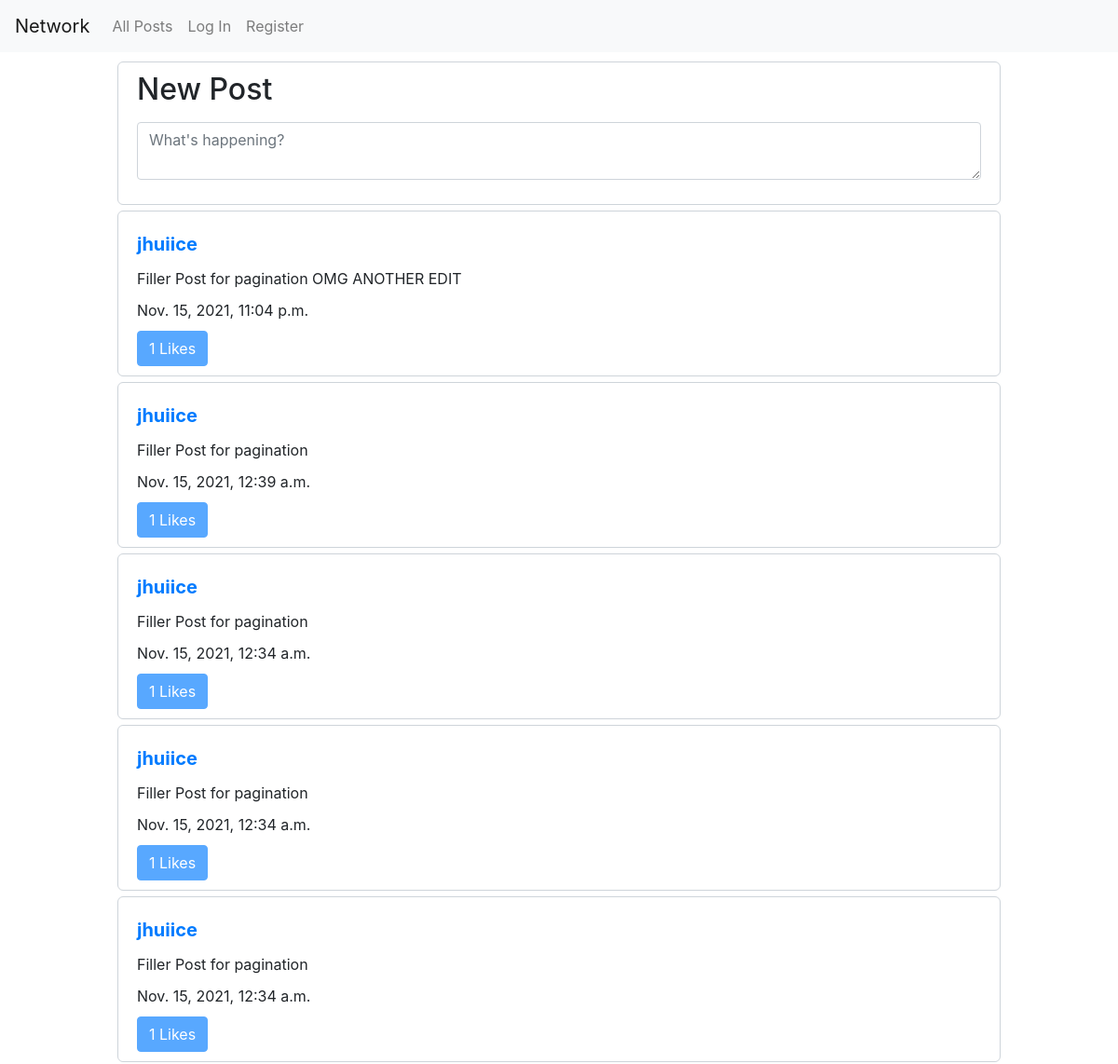
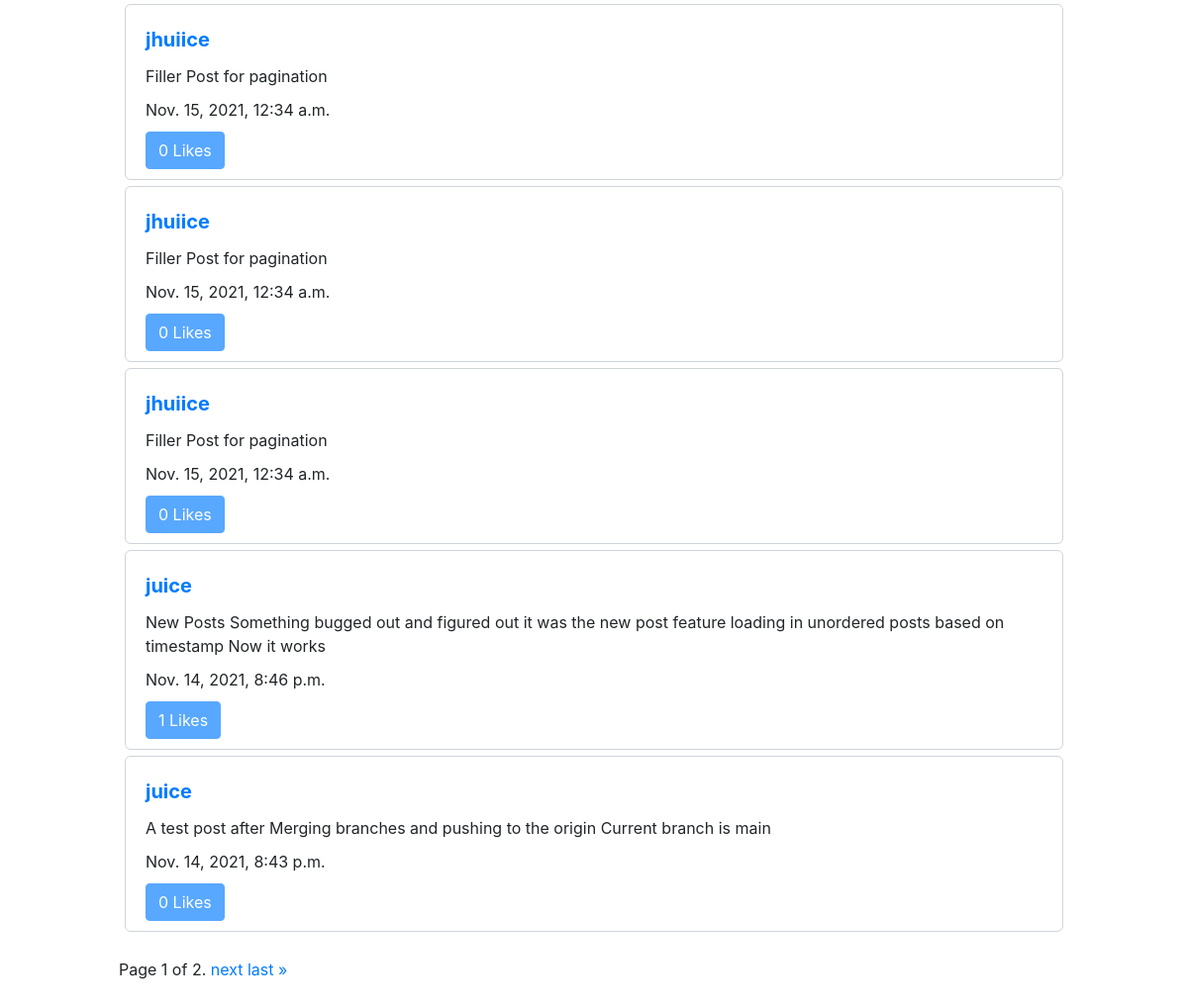
Before: / with the older database file (2 pictures, top to bottom).
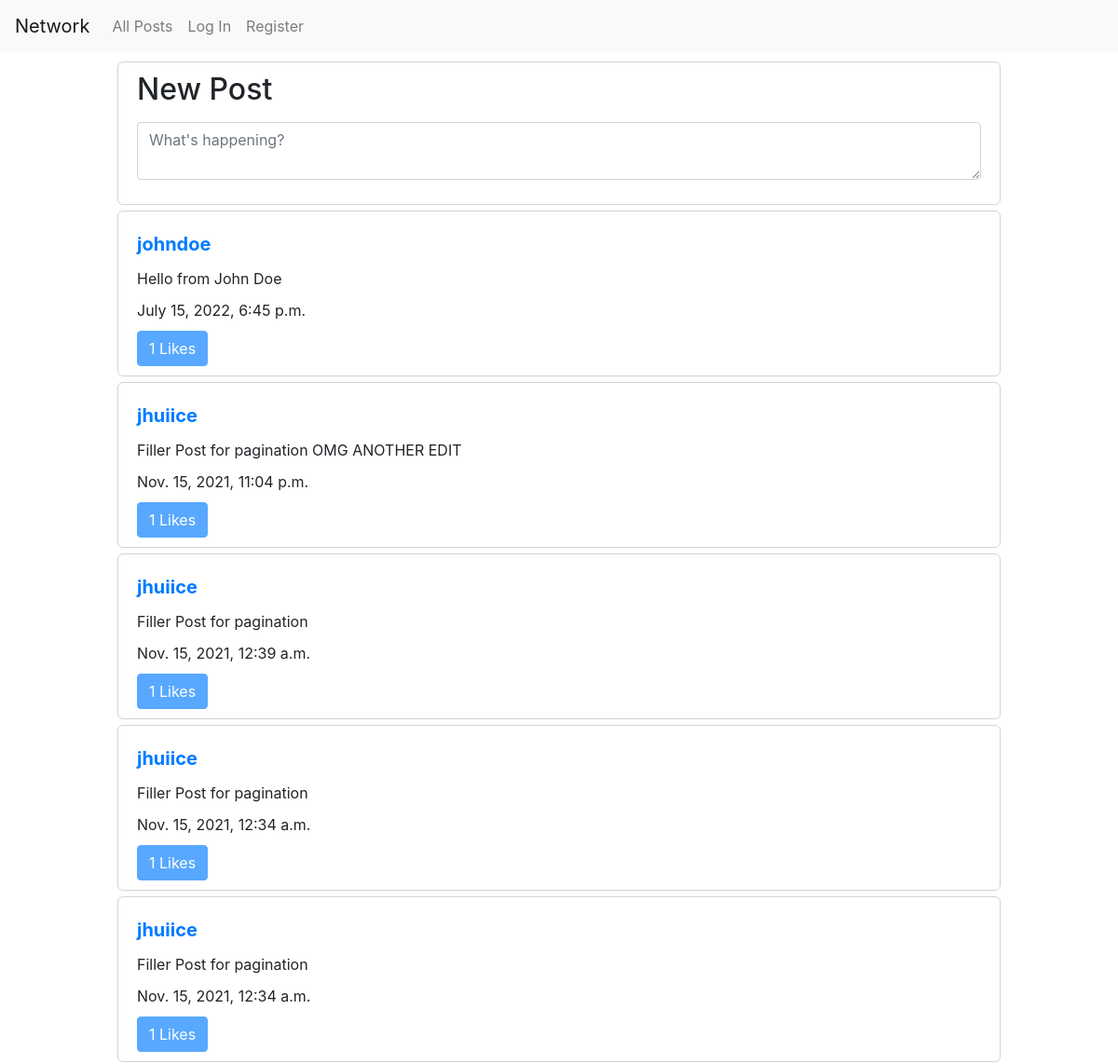
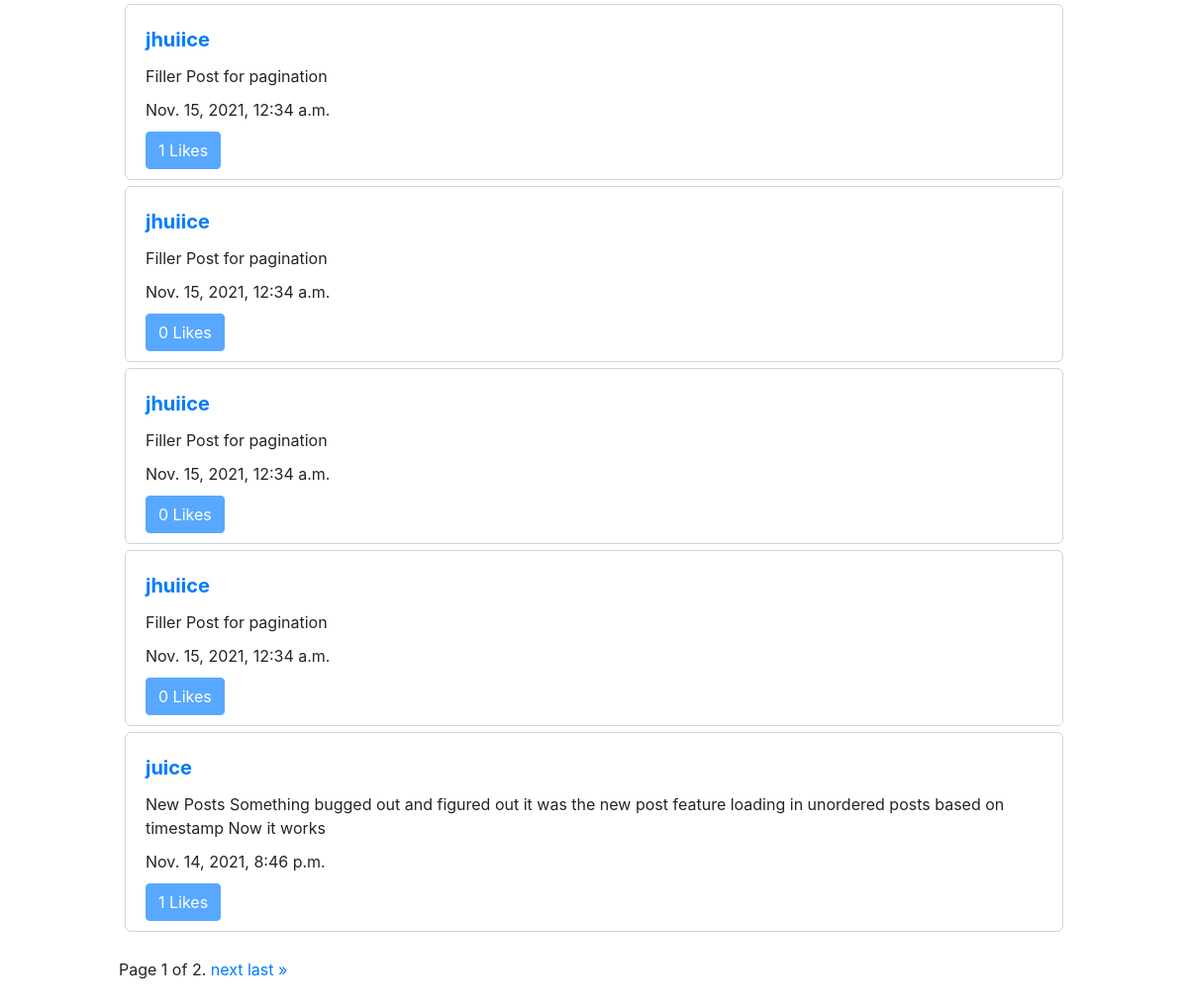
After: the same page with the newer database file (2 pictures, top to bottom).
### network/models.py (models this page shows, shortened)
class Posts(models.Model):
    post_id = models.BigAutoField(primary_key=True)
    content = models.CharField(max_length=256)
    likes = models.IntegerField(default=0)
    dislikes = models.IntegerField(default=0)
    liked = models.ManyToManyField(
        User, default=None, blank=True, related_name="post_likes")
    timestamp = models.DateTimeField(auto_now_add=True)
    user = models.ForeignKey(User, on_delete=CASCADE)

class User(AbstractUser):
    pass

### network/views.py (the view)
# urls.py: path("", views.index, name="index"),
def index(request):
    all_posts = Posts.objects.all()
    ordered_posts = order_posts(all_posts)
    paginator = Paginator(ordered_posts, 10)
    page_number = request.GET.get('page')
    page_obj = paginator.get_page(page_number)
    return render(request, "network/index.html",
                  {
                      "posts": page_obj
                  })

### network/views.py (called while the page is built)
def order_posts(posts):
    ordered_posts = []
    for post in posts:
        ordered_posts.append(post)
    length_ = len(ordered_posts)
    for i in range(length_):
        for j in range(length_-i-1):
            if (ordered_posts[j].timestamp < ordered_posts[j+1].timestamp):
                temp = ordered_posts[j]
                ordered_posts[j] = ordered_posts[j+1]
                ordered_posts[j+1] = temp
    return ordered_posts

### network/templates/network/index.html (shortened to what this page needs)
{% extends "network/layout.html" %}
{% block body %}
    <div id="post-form-container">
        <form id="post-form" action="{% url 'new_post' %}" method="POST">
            <div class="form-group blue-border-focus">
                <h2><label for="exampleFormControlTextarea4">New Post</label></h2>
                <textarea maxlength="256" id="exampleFormControlTextarea4" class="form-control form-post-content" name="content" placeholder="What's happening?"></textarea>
            </div>
        </form>
    </div>
    <div id="posts-container">
        {% if posts %}
            {% for post in posts %}
                <div class="post-container">
                    <div class="username-container">
                        <span class="post-username">
                            <a href="{% url 'profile' post.user.username %}">{{post.user.username}}</a>
                        </span>
                    </div>
                    <div class="post-content" data-post_id={{post.post_id}}>
                        <span>{{post.content}}</span>
                    </div>
                    <div class="timestamp">
                        <span>{{post.timestamp}}</span>
                    </div>
                    <div id="hearts" data-post_likes={{post.likes}} data-post_id={{post.post_id}} >
                        {% if user.is_authenticated %}
                            {% if user in post.liked.all %}
                            <button class="btn btn-primary btn-small likes liked" onclick="like_post(event)">
                            {% else %}
                            <button class="btn btn-primary btn-small likes unliked" onclick="like_post(event)">
                            {% endif %}
                                {{post.likes}} Likes</button>
                        {% else %}
                            <button class="btn btn-primary btn-small likes liked" disabled>{{post.likes}} Likes</button>
                        {% endif %}
                    </div>
                </div>
            {% endfor %}
    </div>
        {% else %}
            <span class="empty">There are no posts yet</span>
        {% endif %}
    <div class="pagination">
        <span class="step-links">
            <span class="current">
                Page {{ posts.number }} of {{ posts.paginator.num_pages }}.
            </span>
            {% if posts.has_next %}
                <a href="?page={{ posts.next_page_number }}">next</a>
                <a href="?page={{ posts.paginator.num_pages }}">last &raquo;</a>
            {% endif %}
        </span>
    </div>
{% endblock %}

### network/templates/network/layout.html (shortened to what this page needs)
{% load static %}
<!DOCTYPE html>
<html lang="en">
    <head>
        <link rel="stylesheet" href="https://stackpath.bootstrapcdn.com/bootstrap/4.4.1/css/bootstrap.min.css">
        <link href="{% static 'network/styles.css' %}" rel="stylesheet">
    </head>
    <body>
        <nav class="navbar navbar-expand-lg navbar-light bg-light">
            <a class="navbar-brand" href="#">Network</a>
            <div>
              <ul class="navbar-nav mr-auto">
                <li class="nav-item">
                  <a class="nav-link" href="{% url 'index' %}">All Posts</a>
                </li>
                {% if user.is_authenticated %}
                    <li class="nav-item">
                        <a class="nav-link" href="{% url 'following' %}">Following</a>
                    </li>
                    <li class="nav-item">
                        <a class="nav-link" href="{% url 'logout' %}">Log Out</a>
                    </li>
                {% else %}
                    <li class="nav-item">
                        <a class="nav-link" href="{% url 'login' %}">Log In</a>
                    </li>
                    <li class="nav-item">
                        <a class="nav-link" href="{% url 'register' %}">Register</a>
                    </li>
                {% endif %}
              </ul>
            </div>
          </nav>
        <div class="body">
            {% block body %}
            {% endblock %}
        </div>
    </body>
</html>

### network/static/network/styles.css (style rules this page uses)
.body { width: 80%; margin: 10px auto; }
#post-form-container { margin: 6px; padding: 10px 20px; border: 1px solid #ced4da; border-radius: 6px; }
.form-post-content { margin-bottom: 4px; }
#posts-container { margin-top: 5px; }
.post-container { margin: 6px; padding: 10px 20px; border: 1px solid #ced4da; border-radius: 6px; }
.username-container { font-weight: bold; font-size: 20px; padding: 10px 0px; }
.timestamp { padding: 10px 0px; }
.pagination { padding: 20px 0px; }

Changed rows visible on the page:
no longer on this page (row unchanged): Posts: user.username "juice", content "A test post after Merging branches and pushing to the origin Current branch is main", timestamp "Nov. 14, 2021, 8:43 p.m.", likes "0"
added Posts: user.username "johndoe", content "Hello from John Doe", timestamp "July 15, 2022, 6:45 p.m.", likes "1"
